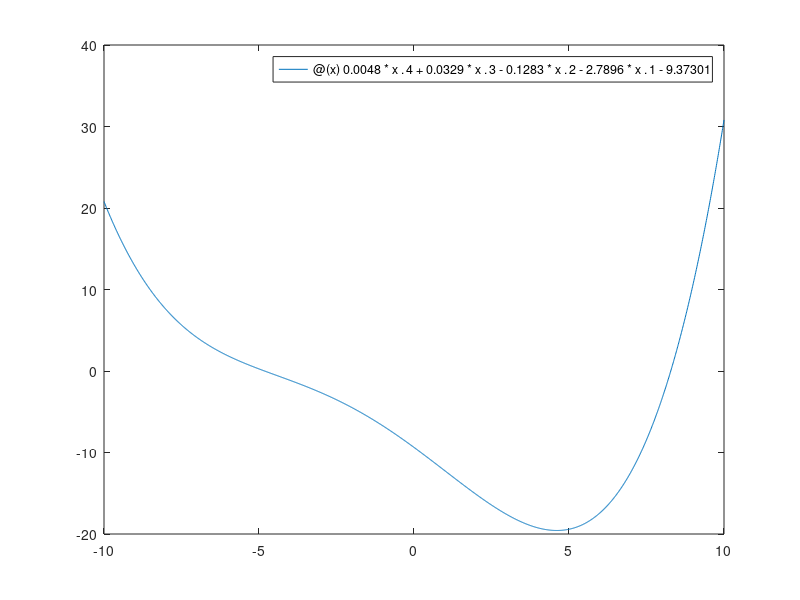

This figure's MATLAB source: (Note: this script raises an error after producing the figure.)
%% Andrew Rearson MECE 620.01 Intro To Optimal Design
clc;
clear;
format compact;
n = 1;
%% Function Definition
% given info
interval = [-10,10];
eps = [.1 , .01, .001];

% functions
mainFunction = @(x) 0.0048 * x.^4 + 0.0329 * x.^3 - 0.1283 * x.^2 - 2.7896 * x.^1 - 9.37301;
mnFn = [0.0048, 0.0329, - 0.1283, - 2.7896, - 9.37301];
sol = fminbnd(mainFunction,interval(1),interval(2))
fplot(mainFunction,interval);

% % secondFunct = @(q) .1 * q.^3 + 0.2 * q.^2 - 6.5 * q - 5;
% % scFN = [.1 ,+ 0.2 , - 6.5 , - 5];
% % fplot(secondFunct,interval);

% call class and pass the function
pt1 = functionsHW2;
pt1.func = mnFn;
pt1.optimalVal = sol;
pt1.range = interval;
pt1.eps = eps;
% pt2.func = scFn;
% pt2 = functionsHW2(scFn);


% large matrix initialize
biResults = zeros(3,7);
% TimeMatrix = zeros(4,3);
powellResults = zeros(3,7);
cubicResults = zeros(3,7);
gsResults = zeros(3,7);
% Results = zeros(3,3,3);


%% Bisection
j = 1;
for value=eps
    tic
    biResults(j,:) = pt1.Bisection(j).biRes;
    biResults(j,end) = toc;
    j = j+1;
end
biResults

n = n + 1;
%% Powell's Method

j = 1;

for value=eps
    tic
    powellResults(j,:) = pt1.Powell(j).powRes;
    powellResults(j,end) = toc;
    j = j+1;
end
powellResults

n = n + 1;
%% Cubic Search

j = 1;





n = n + 1;
%% Golden Section
j = 1;



%% Outputs
Results = [biResults;powellResults;cubicResults;gsResults];
